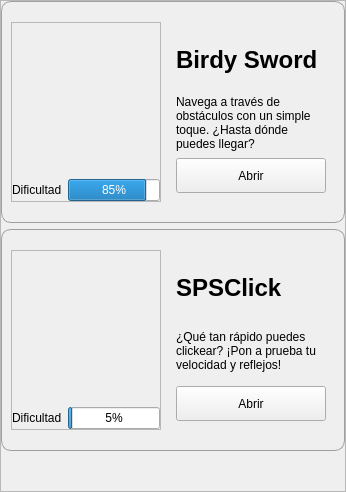
                 <widget class="QFrame" name="apps_2">
                  <property name="minimumSize">
                   <size>
                    <width>100</width>
                    <height>0</height>
                   </size>
                  </property>
                  <property name="maximumSize">
                   <size>
                    <width>500</width>
                    <height>16777215</height>
                   </size>
                  </property>
                  <property name="styleSheet">
                   <string notr="true"/>
                  </property>
                  <property name="frameShape">
                   <enum>QFrame::StyledPanel</enum>
                  </property>
                  <property name="frameShadow">
                   <enum>QFrame::Raised</enum>
                  </property>
                  <layout class="QVBoxLayout" name="verticalLayout_8">
                   <property name="leftMargin">
                    <number>0</number>
                   </property>
                   <property name="topMargin">
                    <number>0</number>
                   </property>
                   <property name="rightMargin">
                    <number>0</number>
                   </property>
                   <property name="bottomMargin">
                    <number>0</number>
                   </property>
                   <item>
                    <widget class="QFrame" name="app2_1">
                     <property name="minimumSize">
                      <size>
                       <width>200</width>
                       <height>0</height>
                      </size>
                     </property>
                     <property name="styleSheet">
                      <string notr="true">#app2_1 {border: 1px solid rgb(158, 159, 159);      /* Light gray border */
border-radius: 10px;            /* Rounded corners */}

</string>
                     </property>
                     <property name="frameShape">
                      <enum>QFrame::StyledPanel</enum>
                     </property>
                     <property name="frameShadow">
                      <enum>QFrame::Raised</enum>
                     </property>
                     <layout class="QHBoxLayout" name="horizontalLayout_17">
                      <property name="topMargin">
                       <number>20</number>
                      </property>
                      <property name="bottomMargin">
                       <number>20</number>
                      </property>
                      <item>
                       <widget class="QFrame" name="appp1_5">
                        <property name="maximumSize">
                         <size>
                          <width>150</width>
                          <height>16777215</height>
                         </size>
                        </property>
                        <property name="sizeIncrement">
                         <size>
                          <width>0</width>
                          <height>0</height>
                         </size>
                        </property>
                        <property name="styleSheet">
                         <string notr="true"/>
                        </property>
                        <property name="frameShape">
                         <enum>QFrame::StyledPanel</enum>
                        </property>
                        <property name="frameShadow">
                         <enum>QFrame::Raised</enum>
                        </property>
                        <layout class="QVBoxLayout" name="verticalLayout_27">
                         <property name="leftMargin">
                          <number>0</number>
                         </property>
                         <property name="topMargin">
                          <number>0</number>
                         </property>
                         <property name="rightMargin">
                          <number>0</number>
                         </property>
                         <property name="bottomMargin">
                          <number>0</number>
                         </property>
                         <item alignment="Qt::AlignHCenter|Qt::AlignVCenter">
                          <widget class="QLabel" name="label_38">
                           <property name="minimumSize">
                            <size>
                             <width>150</width>
                             <height>150</height>
                            </size>
                           </property>
                           <property name="maximumSize">
                            <size>
                             <width>150</width>
                             <height>150</height>
                            </size>
                           </property>
                           <property name="styleSheet">
                            <string notr="true">
border: 4px;
border-color:  rgb(102, 255, 139);
border-radius: 20px;        /* Rounded corners */
</string>
                           </property>
                           <property name="text">
                            <string/>
                           </property>
                           <property name="pixmap">
                            <pixmap>../img/apps/1.png</pixmap>
                           </property>
                           <property name="scaledContents">
                            <bool>true</bool>
                           </property>
                          </widget>
                         </item>
                         <item>
                          <layout class="QHBoxLayout" name="horizontalLayout_18">
                           <item>
                            <widget class="QLabel" name="label_39">
                             <property name="text">
                              <string>Dificultad</string>
                             </property>
                            </widget>
                           </item>
                           <item>
                            <widget class="QProgressBar" name="progressBar_5">
                             <property name="value">
                              <number>85</number>
                             </property>
                            </widget>
                           </item>
                          </layout>
                         </item>
                        </layout>
                       </widget>
                      </item>
                      <item>
                       <widget class="QWidget" name="widget_7" native="true">
                        <layout class="QVBoxLayout" name="verticalLayout_28">
                         <item>
                          <widget class="QLabel" name="label_40">
                           <property name="styleSheet">
                            <string notr="true">color: rgb(0, 0, 0);</string>
                           </property>
                           <property name="text">
                            <string>&lt;html&gt;&lt;head/&gt;&lt;body&gt;&lt;p&gt;&lt;span style=&quot; font-size:18pt; font-weight:700;&quot;&gt;Birdy Sword&lt;/span&gt;&lt;/p&gt;&lt;/body&gt;&lt;/html&gt;</string>
                           </property>
                          </widget>
                         </item>
                         <item>
                          <widget class="QLabel" name="label_13">
                           <property name="styleSheet">
                            <string notr="true"/>
                           </property>
                           <property name="text">
                            <string>&lt;html&gt;&lt;head/&gt;&lt;body&gt;&lt;p&gt;Navega a través de obstáculos con un simple toque. ¿Hasta dónde puedes llegar? &lt;/p&gt;&lt;/body&gt;&lt;/html&gt;</string>
                           </property>
                           <property name="wordWrap">
                            <bool>true</bool>
                           </property>
                          </widget>
                         </item>
                         <item>
                          <widget class="QPushButton" name="pushButton_10">
                           <property name="minimumSize">
                            <size>
                             <width>150</width>
                             <height>30</height>
                            </size>
                           </property>
                           <property name="maximumSize">
                            <size>
                             <width>150</width>
                             <height>35</height>
                            </size>
                           </property>
                           <property name="styleSheet">
                            <string notr="true"/>
                           </property>
                           <property name="text">
                            <string>Abrir</string>
                           </property>
                          </widget>
                         </item>
                        </layout>
                       </widget>
                      </item>
                     </layout>
                    </widget>
                   </item>
                   <item>
                    <widget class="QFrame" name="app2_2">
                     <property name="styleSheet">
                      <string notr="true">#app2_2 {border: 1px solid rgb(158, 159, 159);      /* Light gray border */
border-radius: 10px;            /* Rounded corners */}

</string>
                     </property>
                     <property name="frameShape">
                      <enum>QFrame::StyledPanel</enum>
                     </property>
                     <property name="frameShadow">
                      <enum>QFrame::Raised</enum>
                     </property>
                     <layout class="QHBoxLayout" name="horizontalLayout_19">
                      <property name="topMargin">
                       <number>20</number>
                      </property>
                      <property name="bottomMargin">
                       <number>20</number>
                      </property>
                      <item>
                       <widget class="QFrame" name="appp1_6">
                        <property name="maximumSize">
                         <size>
                          <width>150</width>
                          <height>16777215</height>
                         </size>
                        </property>
                        <property name="sizeIncrement">
                         <size>
                          <width>0</width>
                          <height>0</height>
                         </size>
                        </property>
                        <property name="styleSheet">
                         <string notr="true"/>
                        </property>
                        <property name="frameShape">
                         <enum>QFrame::StyledPanel</enum>
                        </property>
                        <property name="frameShadow">
                         <enum>QFrame::Raised</enum>
                        </property>
                        <layout class="QVBoxLayout" name="verticalLayout_29">
                         <property name="leftMargin">
                          <number>0</number>
                         </property>
                         <property name="topMargin">
                          <number>0</number>
                         </property>
                         <property name="rightMargin">
                          <number>0</number>
                         </property>
                         <property name="bottomMargin">
                          <number>0</number>
                         </property>
                         <item alignment="Qt::AlignHCenter|Qt::AlignVCenter">
                          <widget class="QLabel" name="label_41">
                           <property name="minimumSize">
                            <size>
                             <width>150</width>
                             <height>150</height>
                            </size>
                           </property>
                           <property name="maximumSize">
                            <size>
                             <width>150</width>
                             <height>150</height>
                            </size>
                           </property>
                           <property name="styleSheet">
                            <string notr="true">
border: 4px;
border-color:  rgb(102, 255, 139);
border-radius: 20px;        /* Rounded corners */
</string>
                           </property>
                           <property name="text">
                            <string/>
                           </property>
                           <property name="pixmap">
                            <pixmap>../img/apps/3.png</pixmap>
                           </property>
                           <property name="scaledContents">
                            <bool>true</bool>
                           </property>
                          </widget>
                         </item>
                         <item>
                          <layout class="QHBoxLayout" name="horizontalLayout_20">
                           <item>
                            <widget class="QLabel" name="label_42">
                             <property name="text">
                              <string>Dificultad</string>
                             </property>
                            </widget>
                           </item>
                           <item>
                            <widget class="QProgressBar" name="progressBar_6">
                             <property name="value">
                              <number>5</number>
                             </property>
                            </widget>
                           </item>
                          </layout>
                         </item>
                        </layout>
                       </widget>
                      </item>
                      <item>
                       <widget class="QWidget" name="widget_8" native="true">
                        <layout class="QVBoxLayout" name="verticalLayout_30">
                         <item>
                          <widget class="QLabel" name="label_43">
                           <property name="styleSheet">
                            <string notr="true">color: rgb(0, 0, 0);</string>
                           </property>
                           <property name="text">
                            <string>&lt;html&gt;&lt;head/&gt;&lt;body&gt;&lt;p&gt;&lt;span style=&quot; font-size:18pt; font-weight:700;&quot;&gt;SPSClick&lt;/span&gt;&lt;/p&gt;&lt;/body&gt;&lt;/html&gt;</string>
                           </property>
                          </widget>
                         </item>
                         <item>
                          <widget class="QLabel" name="label_14">
                           <property name="styleSheet">
                            <string notr="true"/>
                           </property>
                           <property name="text">
                            <string>&lt;html&gt;&lt;head/&gt;&lt;body&gt;&lt;p&gt;¿Qué tan rápido puedes clickear? ¡Pon a prueba tu velocidad y reflejos!&lt;/p&gt;&lt;/body&gt;&lt;/html&gt;</string>
                           </property>
                           <property name="wordWrap">
                            <bool>true</bool>
                           </property>
                          </widget>
                         </item>
                         <item>
                          <widget class="QPushButton" name="pushButton_11">
                           <property name="minimumSize">
                            <size>
                             <width>150</width>
                             <height>30</height>
                            </size>
                           </property>
                           <property name="maximumSize">
                            <size>
                             <width>150</width>
                             <height>35</height>
                            </size>
                           </property>
                           <property name="styleSheet">
                            <string notr="true"/>
                           </property>
                           <property name="text">
                            <string>Abrir</string>
                           </property>
                          </widget>
                         </item>
                        </layout>
                       </widget>
                      </item>
                     </layout>
                    </widget>
                   </item>
                   <item>
                    <spacer name="verticalSpacer_5">
                     <property name="orientation">
                      <enum>Qt::Vertical</enum>
                     </property>
                     <property name="sizeHint" stdset="0">
                      <size>
                       <width>20</width>
                       <height>40</height>
                      </size>
                     </property>
                    </spacer>
                   </item>
                  </layout>
                 </widget>
